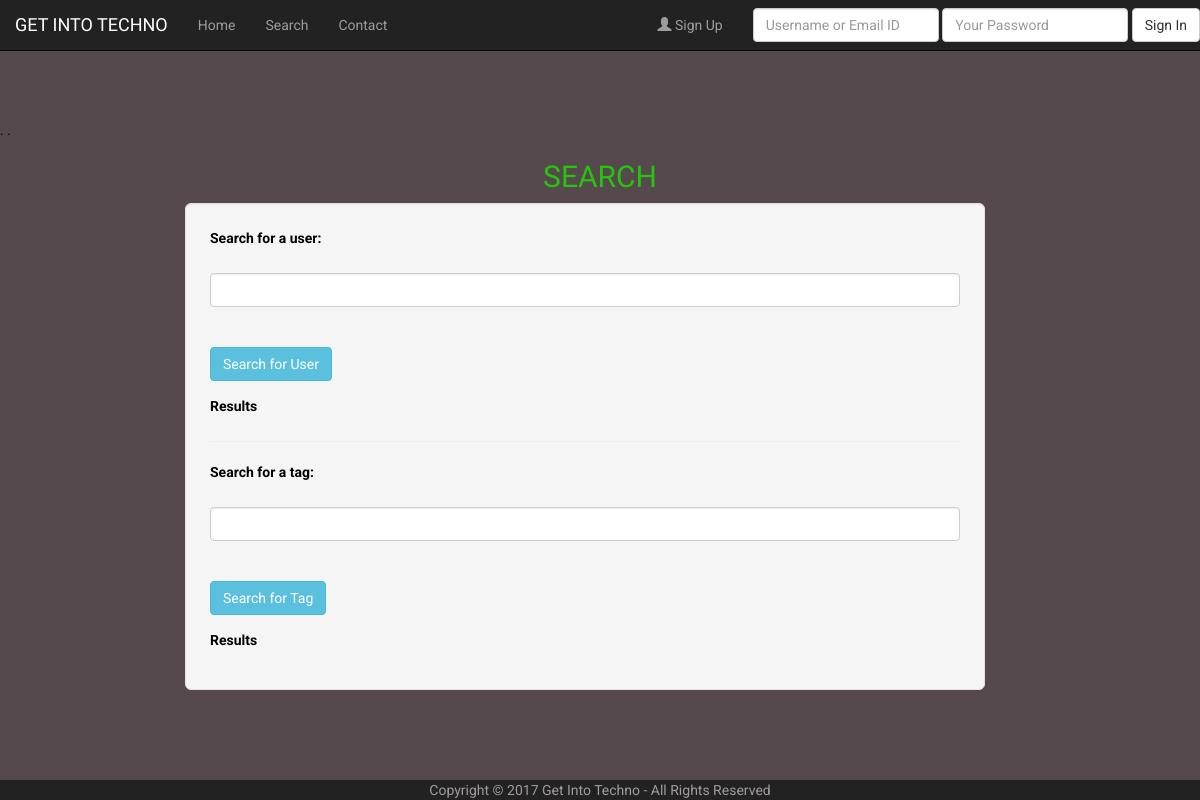
/View/search.php?tag=Monkey, Banana, Yum, run on an earlier commit of the app's database.
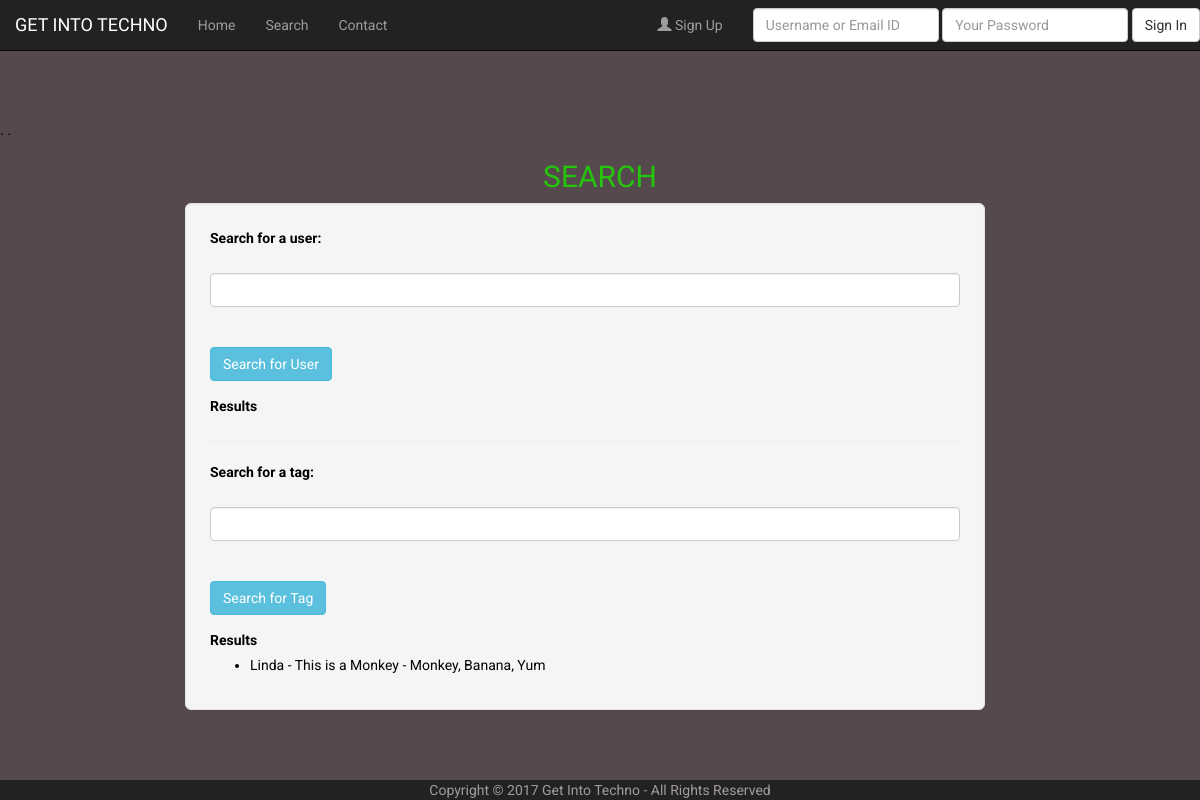
And on a later commit of the database.
### tables this page shows
CREATE TABLE `posts` (
  `post_id` int(25) NOT NULL,
  `post_title` varchar(150) DEFAULT NULL,
  `post_content` varchar(5000) DEFAULT NULL,
  `date` timestamp NOT NULL DEFAULT CURRENT_TIMESTAMP,
  `user_id` varchar(100) NOT NULL COMMENT 'FOREIGN KEY',
  `tags` varchar(100) DEFAULT NULL,
  `image` varchar(500) DEFAULT NULL
);

CREATE TABLE `users` (
  `user_id` int(11) NOT NULL COMMENT 'Primary key',
  `user_name` varchar(45) DEFAULT NULL,
  `first_name` varchar(45) DEFAULT NULL,
  `last_name` varchar(45) DEFAULT NULL,
  `email` varchar(255) DEFAULT NULL,
  `password` varchar(100) DEFAULT NULL,
  `bio` varchar(500) DEFAULT NULL,
  `admin` int(1) DEFAULT NULL
);

### model/connection.php (called while the page is built, shortened)
<?php
$dsn = "mysql:host=localhost;dbname=blog_database"  ;
$username = "root";
$password = null;
$options = null;
try {
      $pdo = new PDO($dsn, $username, $password, $options);
      $pdo->setAttribute(PDO::ATTR_ERRMODE,PDO::ERRMODE_EXCEPTION);
} catch (PDOException $e) {
	trigger_error($e->getMessage());
}
$user = new USER($pdo);
include_once 'commentClass.php';
?>

### controllers/login.php (called while the page is built, shortened)
<?php
require_once '../model/connection.php';
?>

### controllers/display.php (called while the page is built, shortened)
<?php
function display($template, $variables = [], $extension = TEMPLATE_EXTENSION) {
	extract($variables);
	include TEMPLATE_FOLDER . $template . $extension;
	return ob_get_clean();
}

### view/search.php (the view, shortened to what this page needs)
<?php
include '../controllers/display.php';
include '../controllers/login.php';
require_once '../model/connection.php';
?>
<html>
    <head>
        <link rel="stylesheet" href="https://maxcdn.bootstrapcdn.com/bootstrap/3.3.7/css/bootstrap.min.css">
<link rel="stylesheet" href="CSS/additionalCSS.css">
</head>
<body>
<?php
if($user->is_loggedin()!="")
{
    echo controllers\display\display('nav_bar_signed_in');
}
else
{
    echo controllers\display\display('nav_bar_signed_out');
}
        $searchtermUser = '';
        $searchtermTag = '';
        ?>
    <h2 class='tech-center'>Search</h2>
    <div class="col-sm-2"></div>
    <div class="row well well-lg col-sm-8 justify-content-center">
        <div class="form-group">
            <label for ='searchUser'>Search for a user:</label><br>
            <form class='' action='' method='POST'><br>
                <input class='form-control' type='text' value ='<?=$searchtermUser ?>' name='searchUser'><br><br>
                <input class='btn btn-info' type='submit' value='Search for User' name='btn-user'><br>
            </form>
        </div>
        <label>Results</label>
        <hr>
    <div class="form-group">
            <label for ='searchTag'>Search for a tag:</label><br>
            <form class='' action='' method='POST'><br>
                <input class='form-control' type='text' value ='<?=$searchtermTag?>' name='searchTag'><br><br>
                <input class='btn btn-info' type='submit' value='Search for Tag' name='btn-tag'><br>
            </form>
        </div>
        <label>Results</label>
            <?php
            if(isset ($_POST['btn-tag']))
            {
                $searchtermTag = trim($_POST['searchTag']);
                $cleanedSearchtermTag = $searchtermTag;
                $sql = "SELECT post_title, post_id, user_name, tags
                FROM blog_database.posts
                INNER JOIN blog_database.users ON posts.user_id = users.user_id
                WHERE tags LIKE '%$cleanedSearchtermTag%';";
                $stmt = $pdo->query($sql);
                echo '<ul>';
                while($row = $stmt->fetch()){
                    $text = $row['user_name'].' - '.$row['post_title'].' - '.$row['tags'];
                    $id = $row['post_id'];
                    $href='viewPost.php?id='.$id;
                    echo '<li><a href="'.$href.'">'.$text.'</a></li>';
                }
                echo '</ul>';
            }
            else if (isset ($_GET['tag'])){
                $searchtermTag = trim($_GET['tag']);
                $cleanedSearchtermTag = $searchtermTag;
                $sql = "SELECT post_title, post_id, user_name, tags
                FROM blog_database.posts
                INNER JOIN blog_database.users ON posts.user_id = users.user_id
                WHERE tags LIKE '%$cleanedSearchtermTag%';";
                $stmt = $pdo->query($sql);
                echo '<ul>';
                while($row = $stmt->fetch()){
                    $text = $row['user_name'].' - '.$row['post_title'].' - '.$row['tags'];
                    $id = $row['post_id'];
                    $href='viewPost.php?id='.$id;
                    echo '<li><a href="'.$href.'">'.$text.'</a></li>';
                }
                echo '</ul>';
            }
            ?>
    </div>
       <div class="col-sm-2"></div>
    <div class='col-sm-12'>
        <?php echo controllers\display\display('footer') ?>
    </div>
</body>
</html>

### view/Templates/nav_bar_signed_out.phtml (shortened to what this page needs)
<nav class="navbar navbar-inverse navbar-fixed-top">
  <div class="container-fluid">
    <div class="navbar-header">
        <a class="navbar-brand" href="index.php"><p class='tech'>Get Into Techno</p></a>
    </div>
      <div class="collapse navbar-collapse" id="myNavbar">
        <ul class="nav navbar-nav">
          <li><a href="index.php">Home</a></li>
          <li><a href="search.php">Search</a></li>
          <li><a href="contact.php">Contact</a></li>
        </ul>
        <ul class="nav navbar-nav navbar-right">
          <li><a href="register.php"><span class="glyphicon glyphicon-user"></span> Sign Up</a></li>
                        <form method= "post" class="navbar-form navbar-right" role="search">
                        <div class="form-group">
                            <input type="text" class="form-control" name="txt_uname_email" placeholder="Username or Email ID">
                        </div>
                        <div class="form-group">
                            <input type="password" class="form-control" name="txt_password" placeholder="Your Password">
                        </div>
                        <button type="submit" name="btn-login" class="btn btn-default">Sign In</button>
        </ul>
      </div>
  </div>
</nav>

### view/Templates/footer.phtml
<nav class="footer navbar-inverse navbar-fixed-bottom">
    <div id="footer">Copyright © 2017 Get Into Techno - All Rights Reserved</div>
</nav>

### view/CSS/additionalCSS.css (style rules this page uses)
body { font-family: 'Roboto', sans-serif; background-color: #56494E; padding-top: 10%; color: black; }
.tech-center { text-align: center; font-family: 'Stalinist One', cursive; text-transform: uppercase; color: #26C40D; }
.tech { font-family: 'Stalinist One', cursive; text-transform: uppercase; }
a:link { color: black; }
#footer { color: #A29C9B; text-align: center; }

What changed in the data, as far as the page shows it:
added posts: text "Linda - This is a Monkey - Monkey, Banana, Yum"
